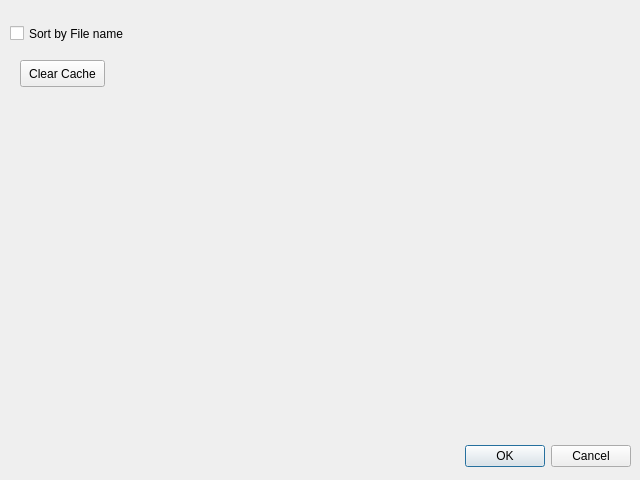
<?xml version="1.0" encoding="UTF-8"?>
<ui version="4.0">
 <class>EditorSettingsDialog</class>
 <widget class="QDialog" name="EditorSettingsDialog">
  <property name="geometry">
   <rect>
    <x>0</x>
    <y>0</y>
    <width>640</width>
    <height>480</height>
   </rect>
  </property>
  <property name="windowTitle">
   <string>Editor Settings</string>
  </property>
  <widget class="QDialogButtonBox" name="buttonBox">
   <property name="geometry">
    <rect>
     <x>10</x>
     <y>440</y>
     <width>621</width>
     <height>32</height>
    </rect>
   </property>
   <property name="orientation">
    <enum>Qt::Horizontal</enum>
   </property>
   <property name="standardButtons">
    <set>QDialogButtonBox::Cancel|QDialogButtonBox::Ok</set>
   </property>
  </widget>
  <widget class="QCheckBox" name="sortFilesCB">
   <property name="geometry">
    <rect>
     <x>10</x>
     <y>20</y>
     <width>321</width>
     <height>27</height>
    </rect>
   </property>
   <property name="text">
    <string>Sort by File name</string>
   </property>
  </widget>
  <widget class="QPushButton" name="clearCacheButton">
   <property name="geometry">
    <rect>
     <x>20</x>
     <y>60</y>
     <width>85</width>
     <height>27</height>
    </rect>
   </property>
   <property name="text">
    <string>Clear Cache</string>
   </property>
  </widget>
 </widget>
 <resources/>
 <connections>
  <connection>
   <sender>buttonBox</sender>
   <signal>accepted()</signal>
   <receiver>EditorSettingsDialog</receiver>
   <slot>accept()</slot>
   <hints>
    <hint type="sourcelabel">
     <x>248</x>
     <y>254</y>
    </hint>
    <hint type="destinationlabel">
     <x>157</x>
     <y>274</y>
    </hint>
   </hints>
  </connection>
  <connection>
   <sender>buttonBox</sender>
   <signal>rejected()</signal>
   <receiver>EditorSettingsDialog</receiver>
   <slot>reject()</slot>
   <hints>
    <hint type="sourcelabel">
     <x>316</x>
     <y>260</y>
    </hint>
    <hint type="destinationlabel">
     <x>286</x>
     <y>274</y>
    </hint>
   </hints>
  </connection>
 </connections>
</ui>
